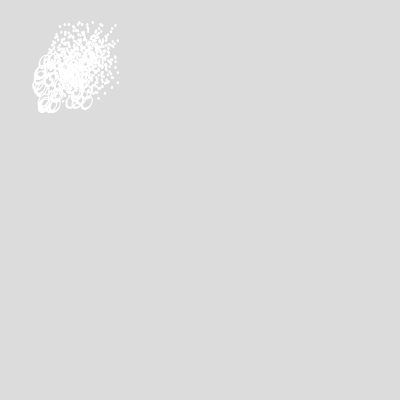
Frame 1 (no input)
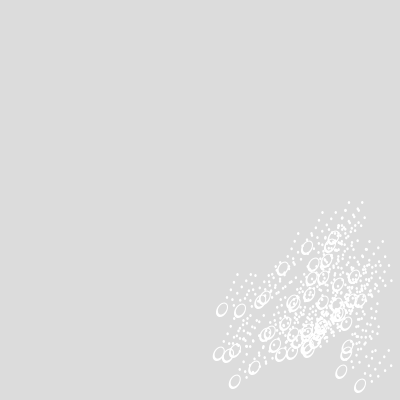
Frame 60 (no input)
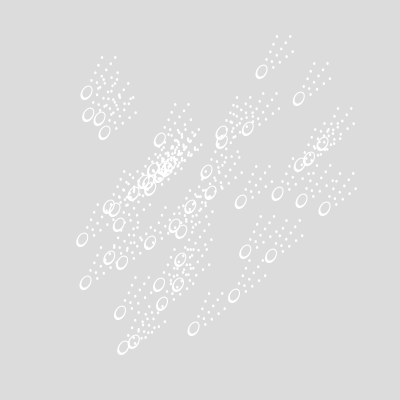
Frame 120 (the mouse pressed at the canvas centre since frame 60)

The p5.js sketch that drew these frames (run headless with seeded random() and noise() and a simulated clock; from frame 60 on, the mouse is pressed at the canvas centre):

// p5.js sketch
// ── sketch.js
let asteroids = [];
let asteroidAmount = 50;

function setup() {
  createCanvas(400, 400);
  // Help blind or low-vision users understand your sketch
  describe("A 400 by 400 pixel gray canvas.");

 for(i=0; i<asteroidAmount; i++){
   asteroids.push(new Asteroid(random(50,100), random(50,100)));
 }
  
  print(asteroids);
}

function draw() {
  background(220);

  for(i=asteroids.length-1; i>=0;i--){
    //Start at 49, while i>0 keep subtracting from i
    asteroids[i].showAsteroid();
    asteroids[i].moveAsteroid();
  }
}
//Everything needed for the class goes inside the constructor
//this.variable to make sure a variable within the class is associated with right class
class Asteroid{
  constructor(x,y){
    this.x = x;
    this.y = y;
    this.radius = 25;
    this.xSpeed = random(3,5);
    this.ySpeed = random(3,5);
    this.hoverColor = color(255,0,0);
    this.baseColor = color(255,255,255);
    this.currentColor = color(255,255,255);
  }

checkMouse(){
  if(dist(mouseX,mouseY,this.x,this.y)<this.radius){
   this.currentColor = this.hoverColor;
  }else{
    this.currentColor = this.baseColor;
  }
}

  moveAsteroid(){
// bouncing function before speed
    if(this.x<this.radius || this.x>width-this.radius){
      this.xSpeed*=-1;
    }
     if(this.y<this.radius || this.y>height-this.radius){
      this.ySpeed*=-1;
     } 
    this.x += this.xSpeed;
    this.y += this.ySpeed;
  }
//show, or update works as well. Just making a function
  showAsteroid() {
    push()
    fill(this.currentColor)
     textSize(this.radius*2);
     textAlign(CENTER,CENTER)
     text("☄",this.x,this.y) 
    //circle(this.x,this.y,this.radius*2);
    pop()
  }
}
